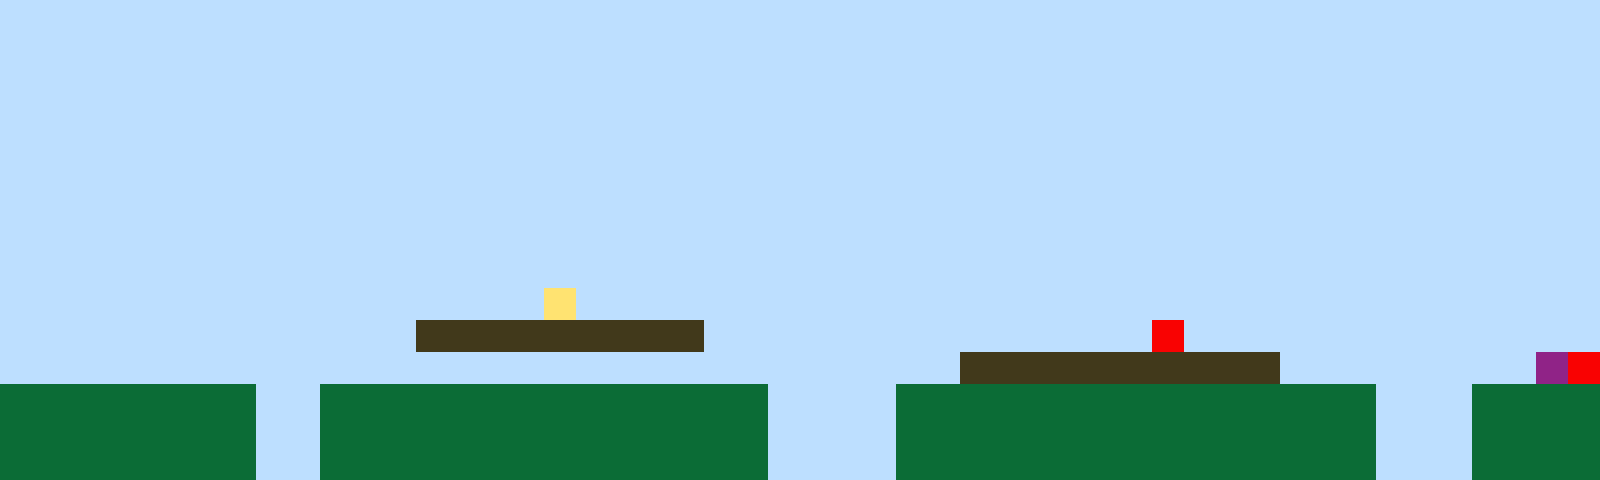

A level layout from a 2D game, rendered from its tile map. Below: a short description, then the map file with its tile-grid data intact:
An orthogonal 50x15 tile map with 32x32 px tiles, 1 tile layer (Tile Layer 1).

<map version="1.10" tiledversion="1.11.2" orientation="orthogonal" renderorder="right-up" width="50" height="15" tilewidth="32" tileheight="32" infinite="0" nextlayerid="2" nextobjectid="1"><editorsettings><export target="map1.csv" format="csv" /></editorsettings><tileset firstgid="1" name="sprites" tilewidth="32" tileheight="32" tilecount="6" columns="3"><image source="sprites.png" width="96" height="64" /></tileset><layer id="1" name="Tile Layer 1" width="50" height="15"><data encoding="csv">1,1,1,1,1,1,1,1,1,1,1,1,1,1,1,1,1,1,1,1,1,1,1,1,1,1,1,1,1,1,1,1,1,1,1,1,1,1,1,1,1,1,1,1,1,1,1,1,1,1,1,1,1,1,1,1,1,1,1,1,1,1,1,1,1,1,1,1,1,1,1,1,1,1,1,1,1,1,1,1,1,1,1,1,1,1,1,1,1,1,1,1,1,1,1,1,1,1,1,1,1,1,1,1,1,1,1,1,1,1,1,1,1,1,1,1,1,1,1,1,1,1,1,1,1,1,1,1,1,1,1,1,1,1,1,1,1,1,1,1,1,1,1,1,1,1,1,1,1,1,1,1,1,1,1,1,1,1,1,1,1,1,1,1,1,1,1,1,1,1,1,1,1,1,1,1,1,1,1,1,1,1,1,1,1,1,1,1,1,1,1,1,1,1,1,1,1,1,1,1,1,1,1,1,1,1,1,1,1,1,1,1,1,1,1,1,1,1,1,1,1,1,1,1,1,1,1,1,1,1,1,1,1,1,1,1,1,1,1,1,1,1,1,1,1,1,1,1,1,1,1,1,1,1,1,1,1,1,1,1,1,1,1,1,1,1,1,1,1,1,1,1,1,1,1,1,1,1,1,1,1,1,1,1,1,1,1,1,1,1,1,1,1,1,1,1,1,1,1,1,1,1,1,1,1,1,1,1,1,1,1,1,1,1,1,1,1,1,1,1,1,1,1,1,1,1,1,1,1,1,1,1,1,1,1,1,1,1,1,1,1,1,1,1,1,1,1,1,1,1,1,1,1,1,1,1,1,1,1,1,1,1,1,1,1,1,1,1,1,1,1,1,1,1,1,1,1,1,1,1,1,1,1,1,1,1,1,1,1,1,1,1,1,1,1,1,1,1,1,1,1,1,1,1,1,1,1,1,1,1,1,1,1,1,1,1,1,1,1,1,1,1,1,1,1,1,1,1,1,1,1,1,1,1,1,1,1,1,1,1,1,1,1,1,1,1,1,1,1,1,1,1,1,1,1,1,1,1,1,1,1,1,1,1,1,1,1,4,1,1,1,1,1,1,1,1,1,1,1,1,1,1,1,1,1,1,1,1,1,1,1,1,1,1,1,1,1,1,1,1,1,1,1,1,1,1,1,1,1,1,1,1,1,3,3,3,3,3,3,3,3,3,1,1,1,1,1,1,1,1,1,1,1,1,1,1,5,1,1,1,1,1,1,1,1,1,1,1,1,1,1,1,1,1,1,1,1,1,1,1,1,1,1,1,1,1,1,1,1,1,1,1,1,1,1,1,1,1,1,1,3,3,3,3,3,3,3,3,3,3,1,1,1,1,1,1,1,1,6,5,2,2,2,2,2,2,2,2,1,1,2,2,2,2,2,2,2,2,2,2,2,2,2,2,1,1,1,1,2,2,2,2,2,2,2,2,2,2,2,2,2,2,2,1,1,1,2,2,2,2,2,2,2,2,2,2,2,2,1,1,2,2,2,2,2,2,2,2,2,2,2,2,2,2,1,1,1,1,2,2,2,2,2,2,2,2,2,2,2,2,2,2,2,1,1,1,2,2,2,2,2,2,2,2,2,2,2,2,1,1,2,2,2,2,2,2,2,2,2,2,2,2,2,2,1,1,1,1,2,2,2,2,2,2,2,2,2,2,2,2,2,2,2,1,1,1,2,2,2,2</data></layer></map>
